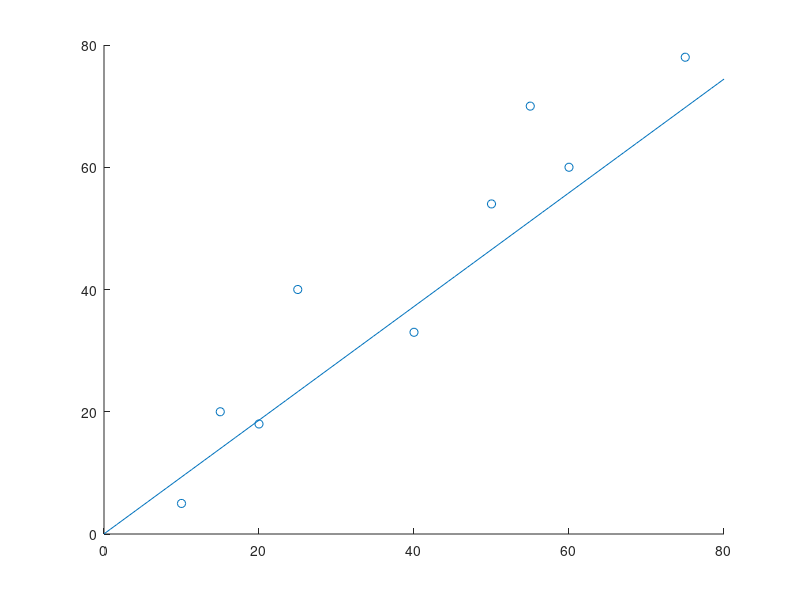

MATLAB code to generate this figure:
clear
clc
t = [10, 15, 20, 25, 40, 50, 55, 60, 75];
ten_strength = [5, 20, 18, 40, 33, 54, 70, 60, 78];
x = t;
y = ten_strength;
A = [ones(length(x), 1), x'];
b = y';

x_ls = (A' * b) \ (A' * A);
x_vec = linspace(0, 80);

lin_fit = (x_ls(2) * x_vec) + x_ls(1);
scatter(x, y, "o");
hold on;
plot(x_vec, lin_fit);